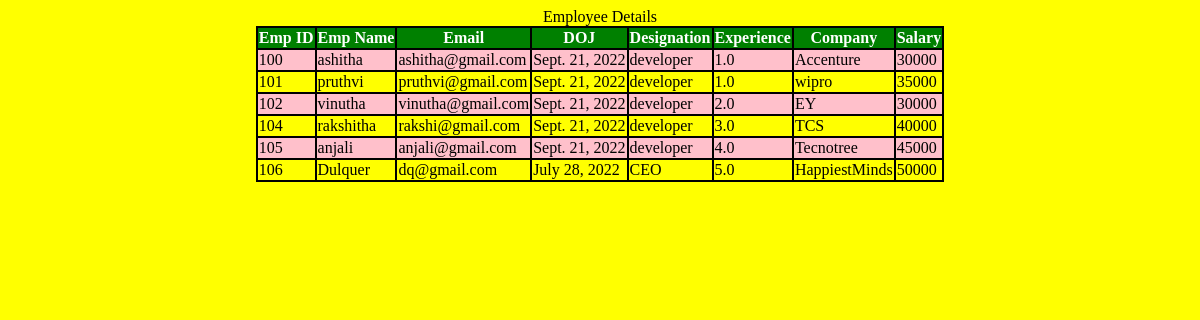
Page /response/ on the committed database.
### myapp/models.py (models this page shows, shortened)
class Employee(models.Model):
    eid=models.IntegerField()
    ename=models.CharField(max_length=30)
    email=models.EmailField()
    edoj=models.DateField()
    edesig=models.CharField(max_length=50)
    eexp=models.FloatField()
    ecompany=models.CharField(max_length=50)
    esal=models.IntegerField()

### myapp/views.py (the view)
# urls.py: path('response/',myview)
def myview(request):
    res=Employee.objects.all()
    d={'key':res}
    return render(request,'myapp/result.html',d)

### templates/myapp/result.html (shortened to what this page needs)
<!DOCTYPE html>
{% load static %}
<html>
<head>
    <link rel="stylesheet" href="{% static "css/one.css" %}">
</head>
<body>
<center>
<marquee>Employee Details</marquee>
<table>
<tr>
<th>Emp ID</th>
<th>Emp Name</th>
<th>Email</th>
<th>DOJ</th>
<th>Designation</th>
<th>Experience</th>
<th>Company</th>
<th>Salary</th>
</tr>
{% for i  in key %}
<tr>
<td>{{i.eid}}</td>
<td>{{i.ename}}</td>
<td>{{i.email}}</td>
<td>{{i.edoj}}</td>
<td>{{i.edesig}}</td>
<td>{{i.eexp}}</td>
<td>{{i.ecompany}}</td>
<td>{{i.esal}}</td>
</tr>
{% endfor %}
</table>
</center>
</body>
</html>

### static/css/one.css (style rules this page uses)
table,th,td { border:2px solid black; border-collapse: collapse; }
tr:nth-child(odd) { background-color:yellow; }
tr:nth-child(even) { background-color:pink; }
th { background-color:green; color:white; }
body { background-color:yellow; }

### rows in the picture
Employee: eid "100", ename "ashitha", email "ashitha@gmail.com", edoj "Sept. 21, 2022", edesig "developer", eexp "1.0", ecompany "Accenture", esal "30000"
Employee: eid "101", ename "pruthvi", email "pruthvi@gmail.com", edoj "Sept. 21, 2022", edesig "developer", eexp "1.0", ecompany "wipro", esal "35000"
Employee: eid "102", ename "vinutha", email "vinutha@gmail.com", edoj "Sept. 21, 2022", edesig "developer", eexp "2.0", ecompany "EY", esal "30000"
Employee: eid "104", ename "rakshitha", email "rakshi@gmail.com", edoj "Sept. 21, 2022", edesig "developer", eexp "3.0", ecompany "TCS", esal "40000"
Employee: eid "105", ename "anjali", email "anjali@gmail.com", edoj "Sept. 21, 2022", edesig "developer", eexp "4.0", ecompany "Tecnotree", esal "45000"
Employee: eid "106", ename "Dulquer", email "dq@gmail.com", edoj "July 28, 2022", edesig "CEO", eexp "5.0", ecompany "HappiestMinds", esal "50000"
